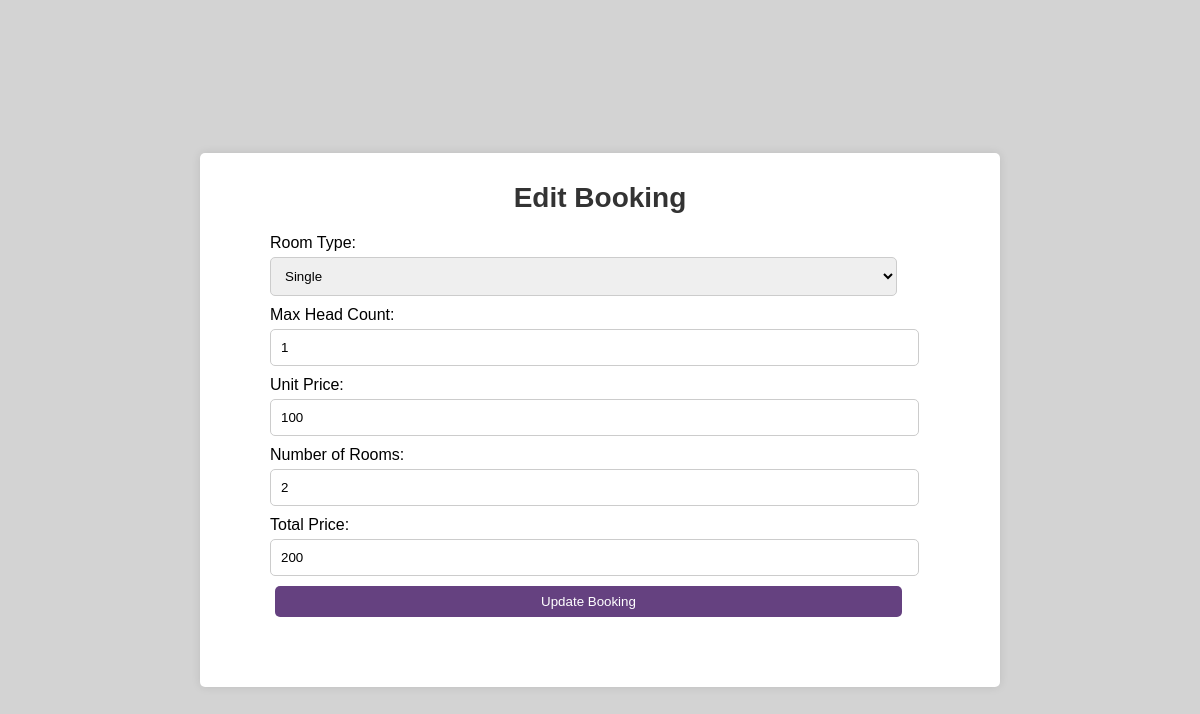
Screenshot of /Hotel_Room_Booking/edit_booking.php?id=20 with the database file from the repository.
### tables this page shows
CREATE TABLE `bookings` (
  `id` int(11) NOT NULL,
  `room_type` varchar(50) NOT NULL,
  `max_head_count` int(11) NOT NULL,
  `unit_price` decimal(10,2) NOT NULL,
  `no_of_rooms` int(11) NOT NULL,
  `total_price` decimal(10,2) NOT NULL
);

### Hotel_Room_Booking/edit_booking.php (the view, shortened to what this page needs)
<?php
$host = 'localhost';
$db = 'hotel_diablo1';
$user = 'root';
$pass = '';
$conn = new mysqli($host, $user, $pass, $db);
$id = $_GET['id'];
$sql = "SELECT * FROM bookings WHERE id='$id'";
$result = $conn->query($sql);
$booking = $result->fetch_assoc();
?>
<!DOCTYPE html>
<html lang="en">
<head>
    <link rel="stylesheet" href="style.css">
</head>
<body>
    <div class="container">
        <form action="update_booking.php" method="POST">
            <h1 class="form-title">Edit Booking</h1>
            <label for="roomType">Room Type:</label>
            <select id="roomType" name="roomType" required onchange="updateRoomDetails()">
                <option value="Single" <?php echo $booking['room_type'] === 'Single' ? 'selected' : ''; ?>>Single</option>
            </select>
            <label for="maxHeadCount">Max Head Count:</label>
            <input type="number" id="maxHeadCount" name="maxHeadCount" value="<?php echo $booking['max_head_count']; ?>" readonly>
            <label for="unitPrice">Unit Price:</label>
            <input type="number" id="unitPrice" name="unitPrice" value="<?php echo $booking['unit_price']; ?>" readonly>
            <label for="noOfRooms">Number of Rooms:</label>
            <input type="number" id="noOfRooms" name="noOfRooms" value="<?php echo $booking['no_of_rooms']; ?>" min="1" required oninput="calculateTotalPrice()">
            <label for="totalPrice">Total Price:</label>
            <input type="number" id="totalPrice" name="totalPrice" value="<?php echo $booking['total_price']; ?>" readonly>
            <button type="submit">Update Booking</button>
        </form>
    </div>
</body>
</html>

### Hotel_Room_Booking/style.css (style rules this page uses)
body { font-family: Arial, sans-serif; background-color: #d3d3d3; display: flex; justify-content: center; align-items: flex-start; height: 100vh; margin: 0; flex-direction: column; flex-direction: column; position: relative; overflow-y: scroll; padding: 20px; }
.container { width: 100%; max-width: 800px; margin: 0 auto; position: relative; z-index: 1; }
form { background-color: rgba(255, 255, 255, 1); padding: 70px; padding-top: 10px; border-radius: 5px; box-shadow: 0 0 10px rgba(0, 0, 0, 0.1); opacity: 1; }
label { display: block; margin-bottom: 5px; }
input, select, button { width: 95%; padding: 10px; margin-bottom: 10px; border-radius: 5px; border: 1px solid #ccc; }
button { background-color: #654180; color: white; border: none; cursor: pointer; }
.form-title { text-align: center; font-size: 1.75em; color: #333; margin-bottom: 20px; font-weight: bold; }
body::before { content: ""; position: absolute; top: 0; left: 0; width: 100%; height: 100%; background-image: url('image/kav.jpg'); background-size: cover; background-position: center; opacity: 0.3; z-index: 0; }
button { padding: 8px 12px; border-radius: 5px; border: none; cursor: pointer; color: white; margin: 0 5px; }

### rows the page displays
bookings: roomType "Single", maxHeadCount "1", unitPrice "100", noOfRooms "2", totalPrice "200"
